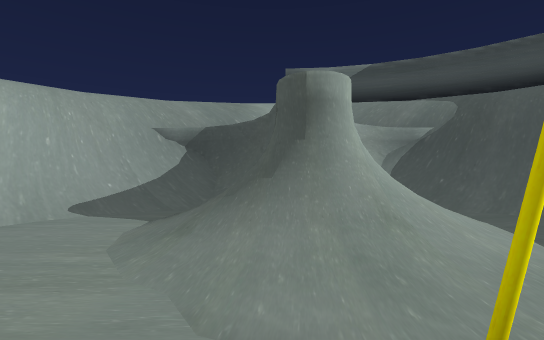
[1] (above)

13 first-person views from a walk through a Unity game level. The camera is 1.5 m above the floor, looks level and sees 85° across. The floor is counted in squares, 2 m on a side. Each view is taken from the middle of a square. On the plan, view 1 faces up. The plan holds only what a view shows up to about 10 squares ahead; the rest is blank. The place goes on beyond the plan.

[2]
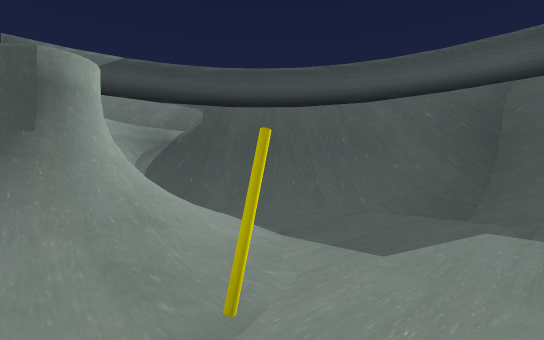

[3]
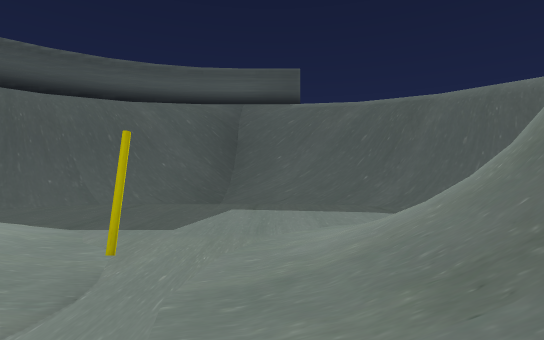

[4]
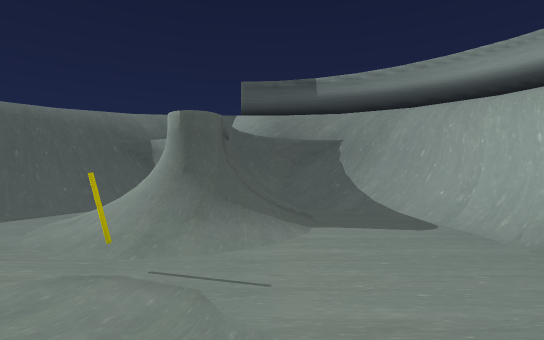

[5]
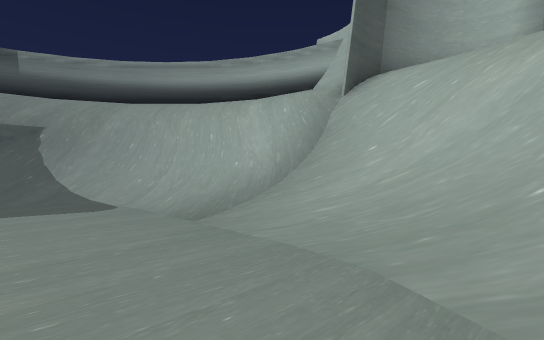

[6]
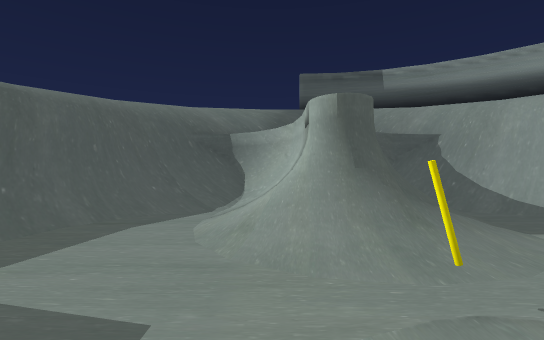

[7]
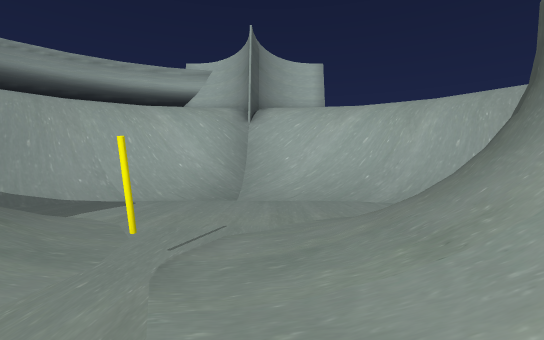

[8]
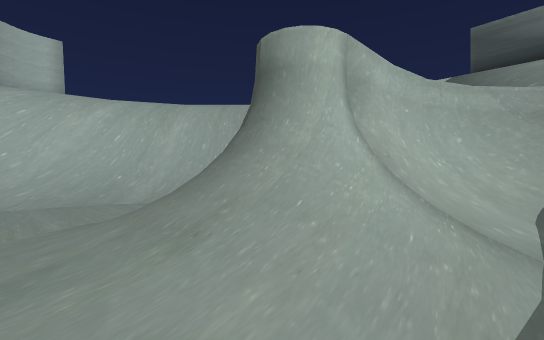

[9]
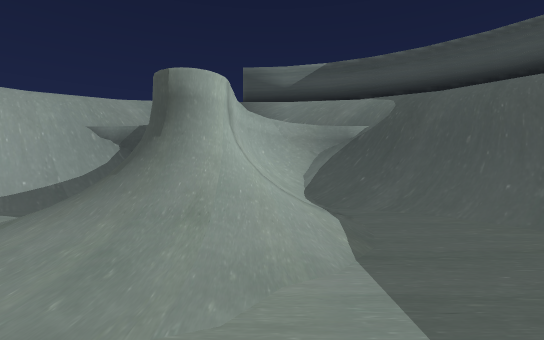

[10]
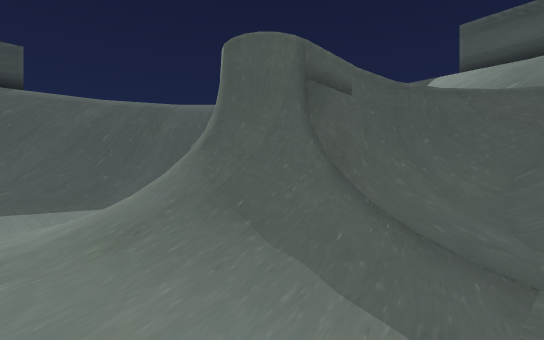

[11]
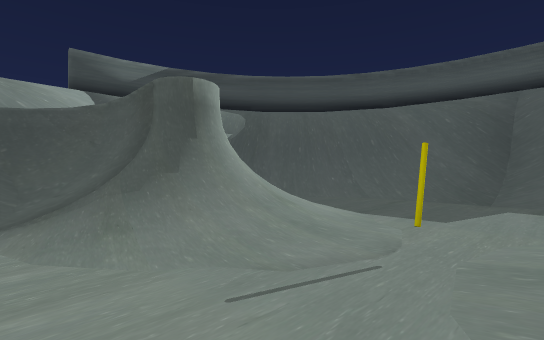

[12]
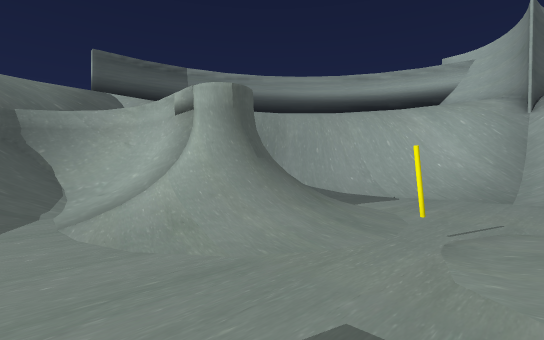

[13]
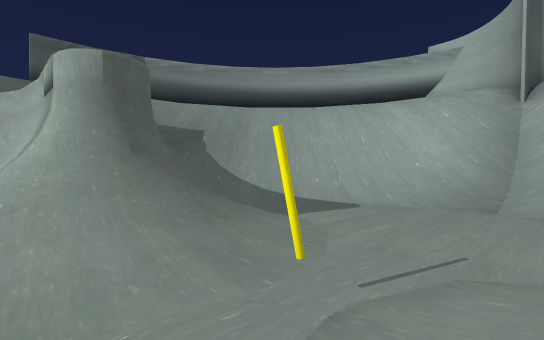

### Floor plan
Key: @ floor where view 1 was taken; # wall or solid block; . main floor; : floor 0.25 m higher than the main floor; + floor 0.5 m higher than the main floor; / step, stairs or slope; C yellow cylinder.
Columns run from 8 left of view 1 to 9 right of it. Each row starts with its distance up from view 1.
  9    #####  #####
  8   ##///####///##
  7  ##/////##/////##
  6  #///::/##/::///##
  5 ##//:../##/:.://##
  4 ##/+...//#/:..://#
  3 #//+...////:..://#
  2 #//+....:::...://#
  1 #//+.....C....://#
  0 #//+....@::...://#
 -1 ##/+...////:..://#
 -2 ##//:../##/:..///#
 -3  #//:../##/:.://##
 -4  #////:/###::///#
 -5  ##/////###////##
 -6   ###//## #//###
 -7     ####  #####

Where each view was taken, in squares from view 1:
view 1: 0 up, 0 right, facing up
view 2: 0 up, 0 right, facing up-right
view 3: 0 up, 1 left, facing right
view 4: 4 up, 1 left, facing down
view 5: 5 up, 2 left, facing down-left
view 6: 3 up, 2 right, facing down
view 7: 2 up, 3 right, facing left
view 8: 2 up, 3 right, facing up-left
view 9: 0 up, 2 right, facing up
view 10: 0 up, 2 left, facing down-right
view 11: 0 up, 2 left, facing up-right
view 12: 2 up, 4 right, facing down-left
view 13: 2 up, 2 right, facing down-left
